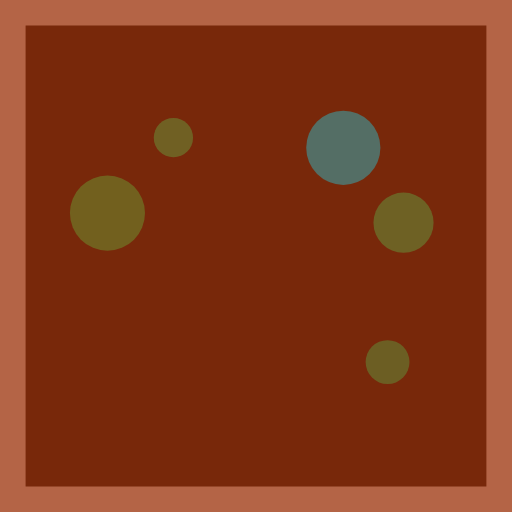
Frame 1 (no input)
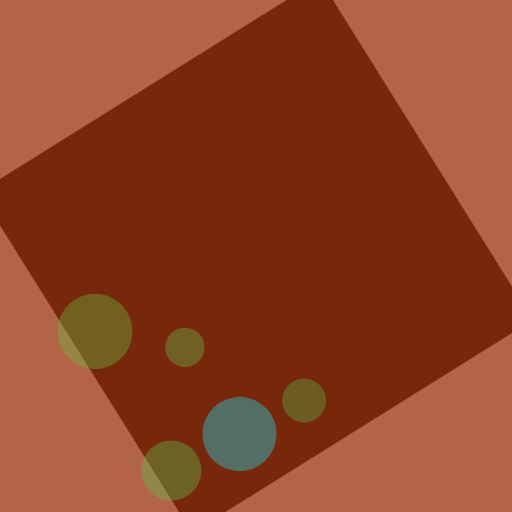
Frame 60 (no input)
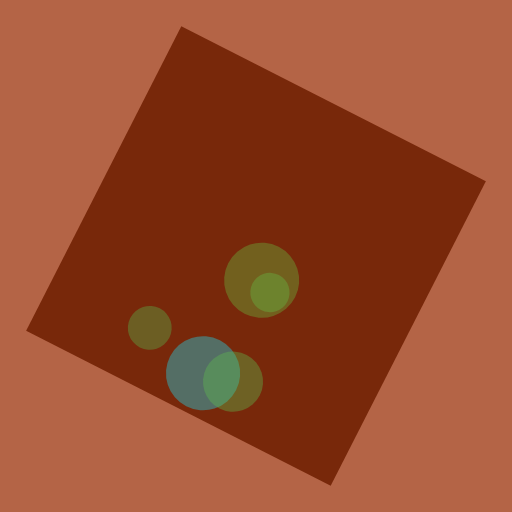
Frame 120 (the mouse pressed at the canvas centre since frame 60)

The p5.js sketch that drew these frames (run headless with seeded random() and noise() and a simulated clock; from frame 60 on, the mouse is pressed at the canvas centre):

// p5.js sketch
// ── sketch.js
const canvas_w = 512;
const canvas_h = 512;

const min_border = canvas_w * 0.05;
const max_border = canvas_w * 0.35;
let border = min_border;
let delta_border = -0.5;

let box_w = canvas_w - border * 2;
let box_h = canvas_h - border * 2;

const nballs = 5;
const balls = [];

const rotate_every = 1;
let rotate_count = 0;

let angle = 0;
const delta_angle = 90;
const angle_step = 1;
let cum_angle = 0;

function setup() {
  createCanvas(canvas_w, canvas_h);
  rectMode(CENTER);
  angleMode(DEGREES);

  for (let i = 0; i < nballs; i++) {
    const x = random(-box_w / 2 + 50, box_w / 2 - 50);
    const y = random(-box_h / 2 + 50, box_h / 4);
    const r = random(canvas_w * 0.02, canvas_w * 0.09);
    const ball = new BouncyBall(x, y, r);

    balls.push(ball);
  }

  balls[0].fill = [70, 140, 140, 180];
}


function draw() {
  clear();
  translate(width / 2, height / 2);
  rotate(angle);

  background(180, 100, 70);

  fill(120, 40, 10);
  noStroke();
  rect(0, 0, box_w, box_h);

  for (const ball of balls) {
    ball.ax = sin(angle);
    ball.ay = cos(angle);

    ball.update();
    ball.draw();
  }

  if (rotate_count >= rotate_every) {
    if (cum_angle < delta_angle) {
      angle += angle_step;
      cum_angle += angle_step;
    } else {
      cum_angle = 0;
      rotate_count = 0;
    }
  }

  border += delta_border;
  if (border <= min_border | border >= max_border) {
    delta_border *= -1;
    border += 2 * delta_border;
  }

  box_w = canvas_w - border * 2;
  box_h = canvas_h - border * 2;

  rotate_count++;
}

class BouncyBall {
  constructor(x, y, r) {
    this.x = x;
    this.y = y;
    this.r = r;

    this.ax = 0;
    this.ay = 0;
    this.vx = 10;
    this.vy = 10;

    this.max_v = 20;
    this.decay = 0.999;

    this.fill = [random(90, 110), random(170, 190), random(60, 80), 100];
  }

  update() {
    if (this.y + this.r > box_h / 2) {
      this.vy *= -1;
      this.y = box_h / 2 - this.r * 1.2;
    } else if (this.y - this.r < -box_h / 2) {
      this.vy *= -1;
      this.y = -box_h / 2 + this.r * 1.2;
    }

    if (this.x + this.r > box_w / 2) {
      this.vx *= -1;
      this.x = box_h / 2 - this.r * 1.2;
    } else if (this.x - this.r < -box_w / 2) {
      this.vx *= -1;
      this.x = -box_h / 2 + this.r * 1.2;
    }

    this.vx += this.ax;
    this.vy += this.ay;

    this.vx *= this.decay;
    this.vy *= this.decay;

    this.vx = this.vx / abs(this.vx) * min([abs(this.vx), this.max_v]);
    this.vy = this.vy / abs(this.vy) * min([abs(this.vy), this.max_v]);

    this.x += this.vx;
    this.y += this.vy;
  }

  draw() {
    push();
    fill(this.fill);
    noStroke();
    ellipse(this.x, this.y, this.r * 2);
    pop();
  }
}
